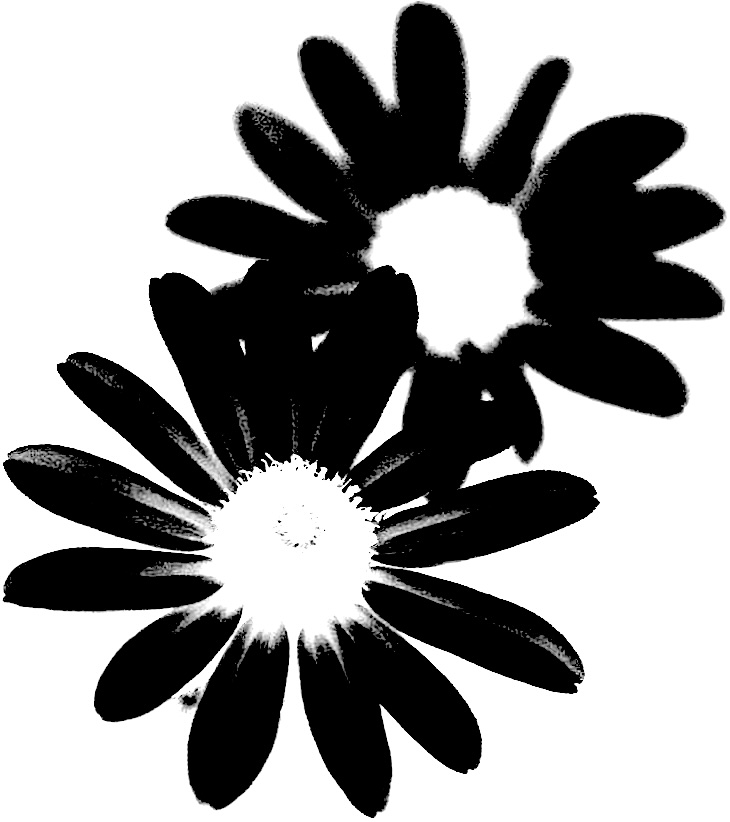
#> input picture input.jpg, 730 x 822 px
$ python Img2Bitmap.py input.jpg 100
#> lines starting #> are read from the running program, lines starting #| are printed output that depends on the picture
#!/usr/bin/env python3
from PIL import Image
import numpy as np
import sys
import os

def img_to_dotzero_threshold(path, out_width=120, threshold=250):
    # Load and convert to grayscale
#> called with path = 'input.jpg', out_width = 100, threshold = 250
    img = Image.open(path).convert('L')
    w, h = img.size
#> w = 730; h = 822
    aspect = 0.75  # adjust for character aspect ratio (monospaced font)
    out_height = int((h / w) * out_width * aspect)
#> out_height = 84
    img = img.resize((out_width, max(1, out_height)), Image.LANCZOS)
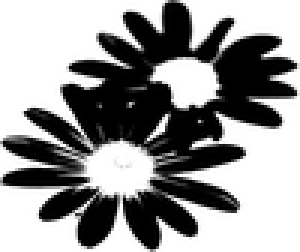
#> img: PIL image 100x84 L (shown 3 times larger); min 0, max 255, mean 149.3
    arr = np.array(img)
    chars = np.where(arr <= threshold, '0', '.')
    lines = [''.join(row) for row in chars]
    return '\n'.join(lines)

def main():
    if len(sys.argv) < 3:
        print(f"Usage: {os.path.basename(sys.argv[0])} <image_file> <width>")
        sys.exit(1)

    image_path = sys.argv[1]
    try:
        out_width = int(sys.argv[2])
    except ValueError:
        print("Width must be an integer.")
        sys.exit(1)

    if not os.path.isfile(image_path):
        print(f"Error: file '{image_path}' not found.")
        sys.exit(1)

    output = img_to_dotzero_threshold(image_path, out_width)
    print(output, end='')
#> (printed output is left out)

if __name__ == '__main__':
    main()
